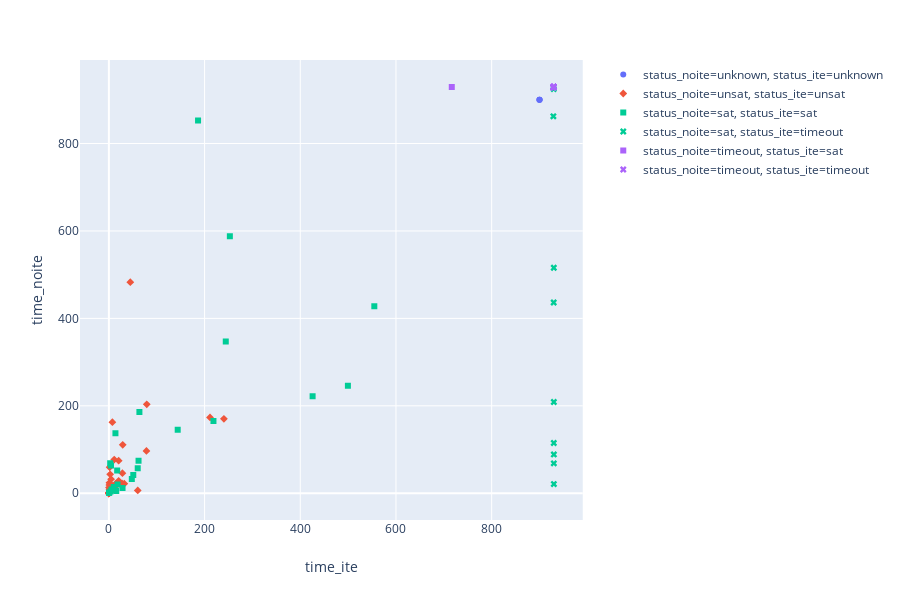

The code cell stored with this chart in its notebook:
### Code cell
import plotly.express as px
fig = px.scatter(phi, x="time_ite", y="time_noite", color="status_noite", symbol="status_ite")
fig.show()

### Figure 1 — Plotly figure (JSON) as saved in the notebook; plotly's stock layout.template omitted (floating-point values rounded to 4 significant figures)
{"data": [{"hoverlabel": {"namelength": 0}, "hovertemplate": "status_noite=unknown<br>status_ite=unknown<br>time_ite=%{x}<br>time_noite=%{y}", "legendgroup": "status_noite=unknown, status_ite=unknown", "marker": {"color": "#636efa", "symbol": "circle"}, "mode": "markers", "name": "status_noite=unknown, status_ite=unknown", "showlegend": true, "type": "scatter", "x": [900, 900, 900], "xaxis": "x", "y": [900, 900, 900], "yaxis": "y"}, {"hoverlabel": {"namelength": 0}, "hovertemplate": "status_noite=unsat<br>status_ite=unsat<br>time_ite=%{x}<br>time_noite=%{y}", "legendgroup": "status_noite=unsat, status_ite=unsat", "marker": {"color": "#EF553B", "symbol": "diamond"}, "mode": "markers", "name": "status_noite=unsat, status_ite=unsat", "showlegend": true, "type": "scatter", "x": [0.01, 0.01, 0.01, 0.01, 0.01, 0.01, 0.02, 0.03, 0.26, 0.24, 0.22, 0.46, 1.92, 1.78, 1.52, 4.09, 1.7, 3.18, 27.45, 0.1, 6.32, 1.27, 60.3, 0.31, 8.98, 5.22, 13.59, 4.6, 1.03, 20.44, 1.61, 32.25, 11.23, 3.99, 20.45, 28.28, 0.99, 28.91, 13.56, 79.17, 2.64, 78.49, 7.32, 240.4, 2.47, 44.76, 211.3], "xaxis": "x", "y": [0.01, 0.01, 0.01, 0.01, 0.01, 0.01, 0.01, 0.03, 0.57, 0.58, 0.65, 1.48, 7.2, 2.32, 2.98, 8.75, 3.09, 3.33, 22.54, 0.11, 8.25, 9.3, 6.43, 12.92, 10.51, 17.4, 21.41, 32.3, 23.82, 74.51, 59.47, 21.89, 77.1, 7.48, 28.41, 46, 19.12, 110.8, 11.12, 203.3, 43.34, 96.81, 162.7, 170.3, 2.28, 482.7, 173.4], "yaxis": "y"}, {"hoverlabel": {"namelength": 0}, "hovertemplate": "status_noite=sat<br>status_ite=sat<br>time_ite=%{x}<br>time_noite=%{y}", "legendgroup": "status_noite=sat, status_ite=sat", "marker": {"color": "#00cc96", "symbol": "square"}, "mode": "markers", "name": "status_noite=sat, status_ite=sat", "showlegend": true, "type": "scatter", "x": [0.28, 0.78, 3.44, 5.55, 15.39, 18.14, 10.18, 61.99, 47.93, 2.71, 4.41, 17.33, 50.98, 218.6, 60.28, 28.55, 425.8, 143.8, 244.3, 499.5, 63.8, 186.3, 554.7, 252.8, 13.7], "xaxis": "x", "y": [1.03, 0.92, 3.81, 8.55, 5.18, 19.93, 14.14, 74.56, 32.7, 68.39, 63.49, 51.91, 42.04, 165.2, 57.44, 12.11, 221.8, 145.3, 347.2, 245.7, 185.9, 852.8, 428.0, 588.1, 137.1], "yaxis": "y"}, {"hoverlabel": {"namelength": 0}, "hovertemplate": "status_noite=sat<br>status_ite=timeout<br>time_ite=%{x}<br>time_noite=%{y}", "legendgroup": "status_noite=sat, status_ite=timeout", "marker": {"color": "#00cc96", "symbol": "x"}, "mode": "markers", "name": "status_noite=sat, status_ite=timeout", "showlegend": true, "type": "scatter", "x": [929.9, 929.8, 929.9, 929.9, 929.9, 929.6, 929.8, 928.9, 929.6], "xaxis": "x", "y": [21.06, 115.0, 68.42, 208.8, 88.8, 436.3, 515.8, 862.3, 924.6], "yaxis": "y"}, {"hoverlabel": {"namelength": 0}, "hovertemplate": "status_noite=timeout<br>status_ite=sat<br>time_ite=%{x}<br>time_noite=%{y}", "legendgroup": "status_noite=timeout, status_ite=sat", "marker": {"color": "#ab63fa", "symbol": "square"}, "mode": "markers", "name": "status_noite=timeout, status_ite=sat", "showlegend": true, "type": "scatter", "x": [716.6], "xaxis": "x", "y": [929.5], "yaxis": "y"}, {"hoverlabel": {"namelength": 0}, "hovertemplate": "status_noite=timeout<br>status_ite=timeout<br>time_ite=%{x}<br>time_noite=%{y}", "legendgroup": "status_noite=timeout, status_ite=timeout", "marker": {"color": "#ab63fa", "symbol": "x"}, "mode": "markers", "name": "status_noite=timeout, status_ite=timeout", "showlegend": true, "type": "scatter", "x": [929.9, 929.1, 929.5, 929.2, 929.4, 929.5, 929.5, 929.9, 929.0, 929.7, 929.3, 928.8, 928.8, 928.7], "xaxis": "x", "y": [929.8, 929.2, 929.5, 929.2, 929.0, 929.3, 929.2, 929.8, 928.1, 929.8, 929.0, 928.4, 928.6, 928.7], "yaxis": "y"}], "layout": {"height": 600, "legend": {"tracegroupgap": 0}, "margin": {"t": 60}, "xaxis": {"anchor": "y", "domain": [0, 0.98], "title": {"text": "time_ite"}}, "yaxis": {"anchor": "x", "domain": [0, 1], "title": {"text": "time_noite"}}}}
